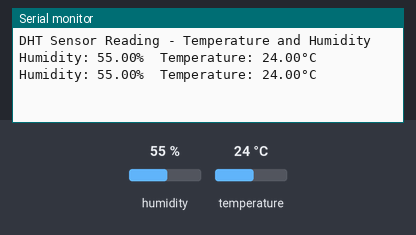
Bench run of a sketch on a simulated Arduino Uno, built with avr-gcc and run on an emulated ATmega328P. Shown: the last lines printed to the serial monitor. Inputs (shaded band) come from the test bench; at power-on: humidity 55 %, temperature 24 °C.

Above: at 4.8 s.
4.9 s: humidity set to 22 %
At 6.5 s:
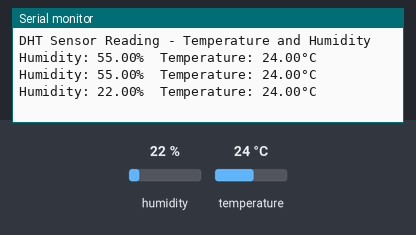
7.9 s: temperature set to 12 °C
At 8.9 s:
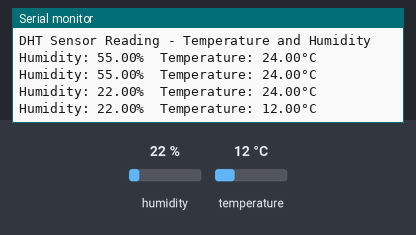
10.9 s: humidity set to 40 %
At 12.5 s:
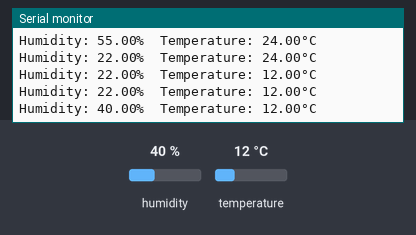
Timing chart, 0 to 14.0 s (numbered marks = the images above; inputs shaded):
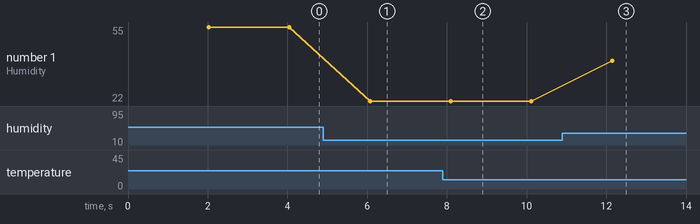

Measured:
- after the input at 4.9 s, the serial monitor: prints a new line after 1.2 s (image 1)
- after the input at 7.9 s, the serial monitor: prints a new line after 0.20 s (image 2)
- after the input at 10.9 s, the serial monitor: prints a new line after 1.2 s (image 3)
- plotted number 1: 55 → 22 after the input at 4.9 s, 22 → 40 after the input at 10.9 s

The sketch:

Dht_basic.ino
```cpp
#include <DHT.h>

// Define DHT sensor type and pin
#define DHTPIN 2       // Pin connected to the data pin of DHT sensor
#define DHTTYPE DHT11  // Change to DHT22 if using DHT22 sensor

// Initialize DHT sensor
DHT dht(DHTPIN, DHTTYPE);

void setup() {
  // Start serial communication
  Serial.begin(9600);
  Serial.println("DHT Sensor Reading - Temperature and Humidity");

  // Start DHT sensor
  dht.begin();
}

void loop() {
  // Wait a few seconds between measurements
  delay(2000);

  // Reading temperature and humidity
  float humidity = dht.readHumidity();
  float temperature = dht.readTemperature(); // Default: Celsius
  // float temperatureF = dht.readTemperature(true); // Uncomment for Fahrenheit

  // Check if readings are valid
  if (isnan(humidity) || isnan(temperature)) {
    Serial.println("Failed to read from DHT sensor!");
    return;
  }

  Serial.print("Humidity: ");
  Serial.print(humidity);
  Serial.print("%  Temperature: ");
  Serial.print(temperature);
  Serial.println("°C");
}
```
